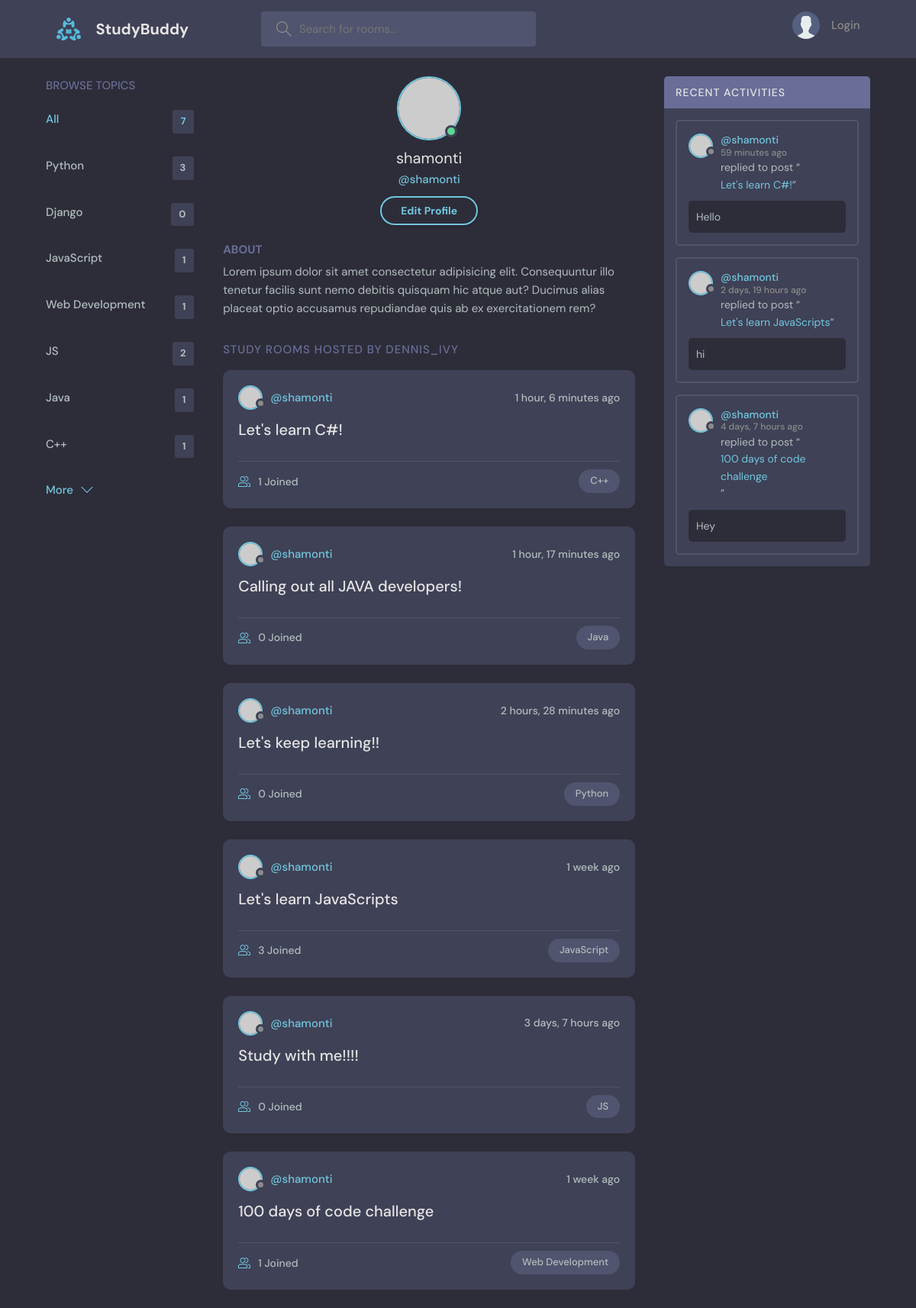
The page /user/1/ on the database its author committed.
### base/models.py (models this page shows, shortened)
class Topic(models.Model):
    name = models.CharField(max_length=200)

class Room(models.Model):
    host = models.ForeignKey(User, on_delete=models.SET_NULL, null=True)
    topic = models.ForeignKey(Topic, on_delete=models.SET_NULL, null=True)
    name = models.CharField(max_length=200)
    description = models.TextField(null=True, blank=True)
    participants = models.ManyToManyField(User, related_name='participants', blank=True)
    updated = models.DateTimeField(auto_now=True)
    created = models.DateTimeField(auto_now_add=True)
    class Meta:
        ordering = ['-updated', '-created']
    def __str__(self):
        return self.name

class Message(models.Model):
    user = models.ForeignKey(User, on_delete=models.CASCADE)
    room = models.ForeignKey(Room, on_delete=models.CASCADE)
    body = models.TextField()
    updated = models.DateTimeField(auto_now=True)
    created = models.DateTimeField(auto_now_add=True)
    class Meta:
        ordering = ['-updated', '-created']
    def __str__(self):
        return self.body[0:50]

### base/views.py (the view)
# urls.py: path('user/<str:pk>/', views.userProfile, name='user-profile'),
def userProfile(request, pk):
    user = User.objects.get(id=pk)
    rooms = user.room_set.all()
    room_messages = user.message_set.all()
    topics = Topic.objects.all()
    context = {'user': user, 'rooms': rooms, 'room_messages': room_messages, 'topics': topics}
    return render(request, 'base/profile.html', context)

### base/templates/base/profile.html
{% extends "main.html" %}
{% block content %}
<main class="profile-page layout layout--3">
    <div class="container">
      {% include "base/topics_component.html" %}
      <div class="roomList">
        <div class="profile">
          <div class="profile__avatar">
            <div class="avatar avatar--large active">
              <img src="https://randomuser.me/api/portraits/men/11.jpg" />
            </div>
          </div>
          <div class="profile__info">
            <h3>{{user.username}}</h3>
            <p>@{{user.username}}</p>
            <a href="edit-user.html" class="btn btn--main btn--pill">Edit Profile</a>
          </div>
          <div class="profile__about">
            <h3>About</h3>
            <p>
              Lorem ipsum dolor sit amet consectetur adipisicing elit. Consequuntur illo tenetur
              facilis sunt nemo debitis quisquam hic atque aut? Ducimus alias placeat optio
              accusamus repudiandae quis ab ex exercitationem rem?
            </p>
          </div>
        </div>
        <div class="roomList__header">
          <div>
            <h2>Study Rooms Hosted by dennis_ivy</a>
            </h2>
          </div>
        </div>
        {% include "base/feed_component.html" %}
      </div>
      {% include "base/activity_component.html" %}
    </div>
</main>
{% endblock content %}

### base/templates/base/topics_component.html
<div class="topics">
  <div class="topics__header">
    <h2>Browse Topics</h2>
  </div>
  <ul class="topics__list">
    <li>
      <a href="{% url "home" %}" class="active">All <span>{{topics.count}}</span></a>
    </li>
    {% for topic in topics %}
    <li>
      <a href="{% url "home" %}?q={{topic.name}}">{{topic.name}} <span>{{topic.room_set.all.count}}</span></a>
    </li>
    {% endfor %}
  </ul>
  <a class="btn btn--link" href="topics.html">
    More
    <svg version="1.1" xmlns="http://www.w3.org/2000/svg" width="32" height="32" viewBox="0 0 32 32">
      <title>chevron-down</title>
      <path d="M16 21l-13-13h-3l16 16 16-16h-3l-13 13z"></path>
    </svg>
  </a>
</div>

### base/templates/base/feed_component.html (shortened to what this page needs)
  {% for room in rooms %}
  <div class="roomListRoom">
    <div class="roomListRoom__header">
      {% if room.host %}
      <a href="{% url "user-profile" room.host.id %}" class="roomListRoom__author">
      {% else %}
      <span>Unknown host</span>
      {% endif %}
        <div class="avatar avatar--small">
          <img src="https://randomuser.me/api/portraits/women/11.jpg" />
        </div>
        <span>@{{room.host.username}}</span>
      </a>
      <div class="roomListRoom__actions">
        <span>{{room.created|timesince}} ago</span>
      </div>
    </div>
    <div class="roomListRoom__content">
      <a href="{% url "room" room.id %}">{{room.name}}</a>
    </div>
    <div class="roomListRoom__meta">
      <a href="{% url "room" room.id %}" class="roomListRoom__joined">
        {{room.participants.count}} Joined
      </a>
      <p class="roomListRoom__topic">{{room.topic.name}}</p>
    </div>
  </div>
  {% endfor %}

### base/templates/base/activity_component.html (shortened to what this page needs)
<div class="activities">
  <div class="activities__header">
    <h2>Recent Activities</h2>
  </div>
  {% for message in room_messages %}
  <div class="activities__box">
    <div class="activities__boxHeader roomListRoom__header">
      <a href="{% url "user-profile" message.user.id %}" class="roomListRoom__author">
        <div class="avatar avatar--small">
          <img src="https://randomuser.me/api/portraits/women/11.jpg" />
        </div>
        <p>
          @{{message.user}}
          <span>{{message.created|timesince}} ago</span>
        </p>
      </a>
    </div>
    <div class="activities__boxContent">
      <p>replied to post “<a href="{% url "room" message.room.id %}">{{message.room}}</a>”</p>
      <div class="activities__boxRoomContent">
        {{message}}
      </div>
    </div>
  </div>
  {% endfor %}
</div>

### rows shown on the page
Topic: name "Python", room_set.all.count "3"
Topic: name "Django", room_set.all.count "0"
Topic: name "JavaScript", room_set.all.count "1"
Topic: name "Web Development", room_set.all.count "1"
Topic: name "JS", room_set.all.count "2"
Topic: name "Java", room_set.all.count "1"
Topic: name "C++", room_set.all.count "1"
Room: host.username "shamonti", created "1 hour, 6 minutes", name "Let's learn C#!", participants.count "1", topic.name "C++"
Room: host.username "shamonti", created "1 hour, 17 minutes", name "Calling out all JAVA developers!", participants.count "0", topic.name "Java"
Room: host.username "shamonti", created "2 hours, 28 minutes", name "Let's keep learning!!", participants.count "0", topic.name "Python"
Room: host.username "shamonti", created "1 week", name "Let's learn JavaScripts", participants.count "3", topic.name "JavaScript"
Room: host.username "shamonti", created "3 days, 7 hours", name "Study with me!!!!", participants.count "0", topic.name "JS"
Room: host.username "shamonti", created "1 week", name "100 days of code challenge", participants.count "1", topic.name "Web Development"
Message: user "shamonti", created "59 minutes", room "Let's learn C#!", body "Hello"
Message: user "shamonti", created "2 days, 19 hours", room "Let's learn JavaScripts", body "hi"
Message: user "shamonti", created "4 days, 7 hours", room "100 days of code challenge", body "Hey"

### other values the page prints
{{ topics.count }} "7"
{{ user.username }} "shamonti"
